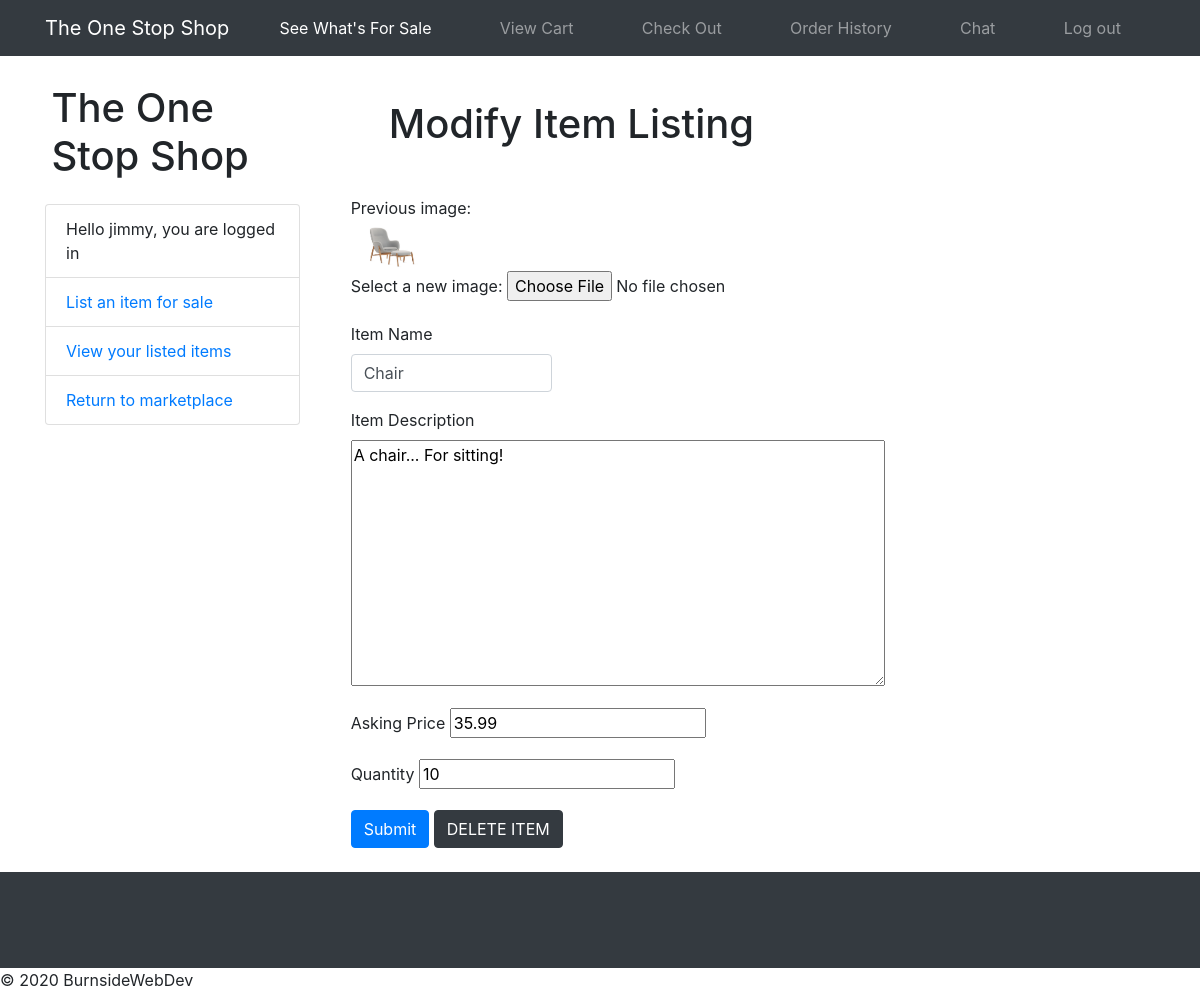
The app's page /edit/4/ (signed in) with its own data.
### item/models.py (models this page shows, shortened)
class Item(models.Model):
    owner = models.ForeignKey(User, on_delete=models.CASCADE)
    image = models.ImageField(upload_to='images/')
    itemname = models.CharField(max_length=100)
    descrip = models.CharField(max_length=1000)
    price = models.DecimalField(max_digits=10, decimal_places=2)
    inv_count = models.PositiveIntegerField()

### accounts/views.py (the view)
# urls.py: path('edit/<int:id>/', views.item_update, name='item_update'),
def item_update(request, id):
    post = get_object_or_404(Item, id=id)
    if request.method == "POST":
        form = forms.AddItemForm(request.POST, request.FILES, instance=post)
        if form.is_valid():
            post = form.save(commit=False)
            post.save()
            return HttpResponseRedirect(reverse('my_items'))
    else:
        form = forms.AddItemForm(instance=post)
    context = {'form': form}
    context['item'] = post
    return render(request, "edit_item.html", context)

### accounts/forms.py (shortened to what this page needs)
class AddItemForm(ModelForm):
	class Meta:
		model = Item
		fields = ["image", "itemname", "descrip", "price", "inv_count",]

### item/templates/edit_item.html (shortened to what this page needs)
{% extends 'navbar_l.html' %}
{% block content %}
<html>
   <head>
      <link href="../../static/vendor/bootstrap/css/bootstrap.min.css" rel="stylesheet">
      <link href="../../static/css/signup.css" rel="stylesheet">
   </head>
   <body>
      <div class="container">
         <div class="row">
            <div class="col-lg-3">
               <h1 class="my-4">The One Stop Shop</h1>
               <div class="list-group">
                  <p class="list-group-item">Hello {{request.user.username}}, you are logged in</p>
                  <a href="{% url 'list_item' %}" class="list-group-item">List an item for sale</a>
                  <a href="{% url 'my_items' %}" class="list-group-item">View your listed items</a>
                  <a href="{% url 'index' %}" class="list-group-item">Return to marketplace</a>
               </div>
            </div>
            <div class="col-lg-9">
               <div class="banner">
                  <h1>Modify Item Listing</h1>
               </div>
               <form method="post" action="" enctype="multipart/form-data">
                  <div>Previous image:</div>
                  <div><img class="img" width=10% height=10% src= {{item.image.url}} alt=""></div>
                  <div class="form-group">
                     <label>Select a new image:</label>
                     <input type="file" name="image" accept="image/*"/>
                  </div>
                  <div class="form-group">
                     <label>Item Name</label>
                     <input type="text" class="form-control" name="itemname" value="{{item.itemname}}"/>
                  </div>
                  <div class="form-group">
                     <label>Item Description</label><br />
                     <textarea name="descrip" cols="50" rows="10">{{item.descrip}}</textarea><br />
                  </div>
                  <div class="form-group">
                     <label>Asking Price</label>
                     <input type="number" name="price" min="0" step=".01" value="{{item.price}}"/>
                  </div>
                  <div class="form-group">
                     <label>Quantity</label>
                     <input type="number" name="inv_count" min="1" step="1" value="{{item.inv_count}}">
                  </div>
                  <input class="btn btn-primary" type="submit" value="Submit"/>
                  <a class="btn btn-dark" href="{% url 'item_delete' id=item.id %}">DELETE ITEM</a>
               </form>
            </div>
         </div>
      </div>
      <footer class="py-5 bg-dark">
         <div class="navbar fixed-bottom">
         </div>
      </footer>
   </body>
</html>
{% endblock %}

### accounts/static/css/signup.css (style rules this page uses)
.form-control { width: 25%; }
form { margin-left: 2.5%; }
body { padding-top: 60px; }
.banner { padding: 40px; }
h1 { margin-left: 2.5%; }

### records on screen
Item: image (picture), itemname "Chair", descrip "A chair... For sitting!", price "35.99", inv_count "10"

### other values on screen
{{ request.user.username }} "jimmy"
